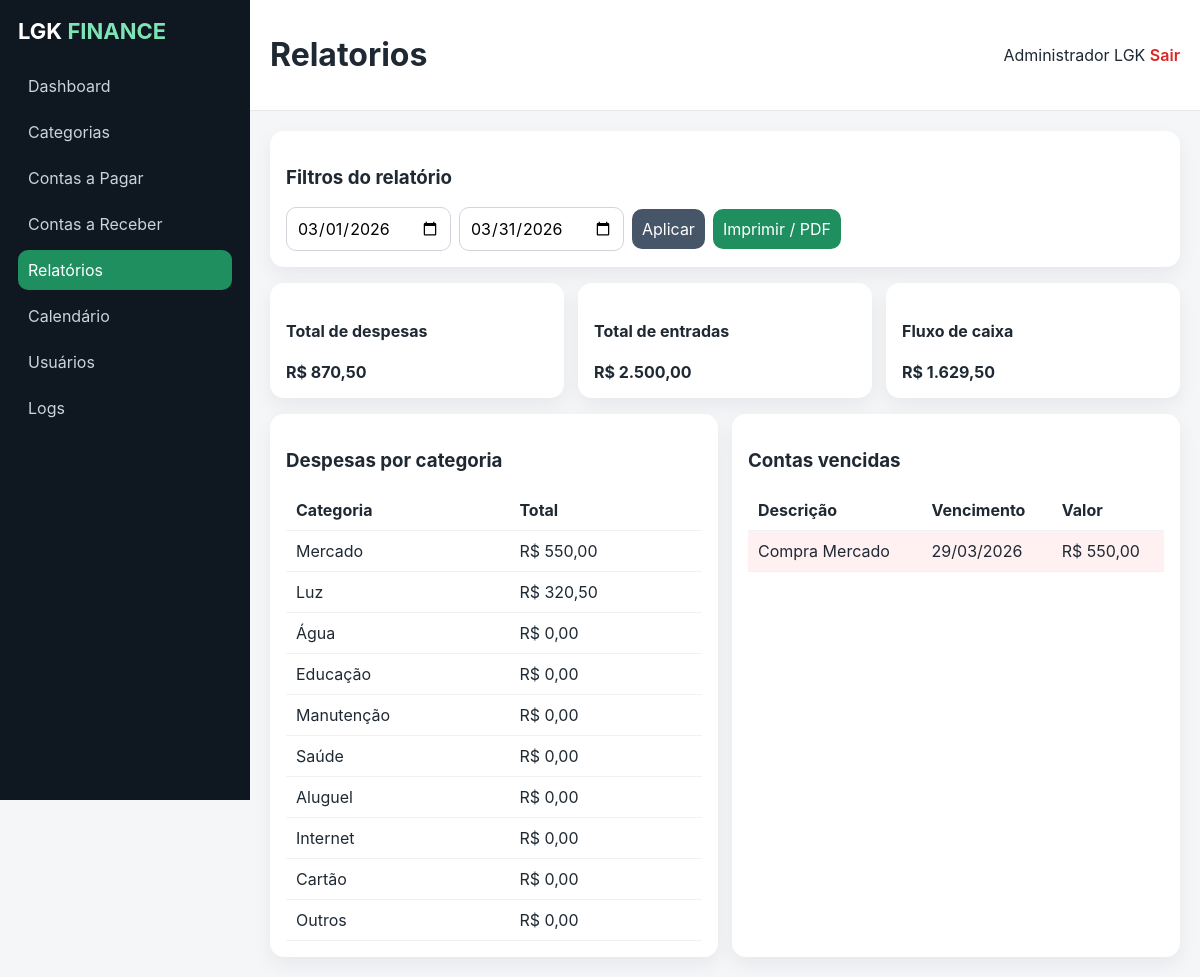
Page /index.php?module=relatorios (signed in) on the committed database.
### tables this page shows
CREATE TABLE contas_pagar (
  id INT AUTO_INCREMENT PRIMARY KEY,
  descricao VARCHAR(180) NOT NULL,
  categoria_id INT,
  responsavel_id INT,
  usuario_lancou_id INT,
  usuario_pagou_id INT NULL,
  valor DECIMAL(12,2) NOT NULL,
  data_vencimento DATE NOT NULL,
  data_pagamento DATE NULL,
  status ENUM('Pendente','Pago','Vencido','Cancelado','Parcelado') NOT NULL DEFAULT 'Pendente',
  observacoes TEXT NULL,
  recorrente TINYINT(1) NOT NULL DEFAULT 0,
  anexo VARCHAR(255) NULL,
  tipo_pagamento VARCHAR(80) NULL,
  numero_parcelas INT NULL,
  created_at TIMESTAMP DEFAULT CURRENT_TIMESTAMP,
  updated_at TIMESTAMP DEFAULT CURRENT_TIMESTAMP ON UPDATE CURRENT_TIMESTAMP,
  CONSTRAINT fk_cp_cat FOREIGN KEY (categoria_id) REFERENCES categorias(id) ON DELETE SET NULL,
  CONSTRAINT fk_cp_resp FOREIGN KEY (responsavel_id) REFERENCES responsaveis(id) ON DELETE SET NULL,
  CONSTRAINT fk_cp_ul FOREIGN KEY (usuario_lancou_id) REFERENCES usuarios(id) ON DELETE SET NULL,
  CONSTRAINT fk_cp_up FOREIGN KEY (usuario_pagou_id) REFERENCES usuarios(id) ON DELETE SET NULL
);

### index.php (called while the page is built, shortened)
<?php
require_once __DIR__ . '/includes/functions.php';
include __DIR__ . '/includes/layout.php';

### includes/functions.php (called while the page is built, shortened)
<?php
function esc(?string $value): string
{
    return htmlspecialchars((string)$value, ENT_QUOTES, 'UTF-8');
}

### modules/relatorios.php (the view, shortened to what this page needs)
<?php
$ini = $_GET['ini'] ?? date('Y-m-01');
$fim = $_GET['fim'] ?? date('Y-m-t');
$cat = $pdo->prepare('SELECT c.nome, COALESCE(SUM(cp.valor),0) total FROM categorias c LEFT JOIN contas_pagar cp ON cp.categoria_id=c.id AND cp.data_vencimento BETWEEN ? AND ? GROUP BY c.id,c.nome ORDER BY total DESC');
$cat->execute([$ini,$fim]);
$cat = $cat->fetchAll();
$entradas = $pdo->prepare("SELECT DATE_FORMAT(data_prevista,'%Y-%m') mes, SUM(valor) entradas FROM contas_receber WHERE data_prevista BETWEEN ? AND ? GROUP BY mes ORDER BY mes");
$entradas->execute([$ini,$fim]);
$entradas = $entradas->fetchAll();
$vencidas = $pdo->query("SELECT descricao, valor, data_vencimento FROM contas_pagar WHERE status IN ('Pendente','Vencido') AND data_vencimento < CURDATE() ORDER BY data_vencimento")->fetchAll();
?>
<div class="card"><h3>Filtros do relatório</h3><form class="filters"><input type="hidden" name="module" value="relatorios"><input type="date" name="ini" value="<?=esc($ini)?>"><input type="date" name="fim" value="<?=esc($fim)?>"><button class="btn-secondary">Aplicar</button><button onclick="window.print();return false;" class="btn-primary">Imprimir / PDF</button></form></div>
<div class="grid cards-3"><article class="card"><h4>Total de despesas</h4><strong>R$ <?=number_format(array_sum(array_column($cat,'total')),2,',','.')?></strong></article><article class="card"><h4>Total de entradas</h4><strong>R$ <?=number_format(array_sum(array_column($entradas,'entradas')),2,',','.')?></strong></article><article class="card"><h4>Fluxo de caixa</h4><strong>R$ <?=number_format(array_sum(array_column($entradas,'entradas')) - array_sum(array_column($cat,'total')),2,',','.')?></strong></article></div>
<div class="grid cols-2"><article class="card"><h3>Despesas por categoria</h3><div class="table-wrap"><table><tr><th>Categoria</th><th>Total</th></tr><?php foreach($cat as $r):?><tr><td><?=esc($r['nome'])?></td><td>R$ <?=number_format($r['total'],2,',','.')?></td></tr><?php endforeach;?></table></div></article><article class="card"><h3>Contas vencidas</h3><div class="table-wrap"><table><tr><th>Descrição</th><th>Vencimento</th><th>Valor</th></tr><?php foreach($vencidas as $v):?><tr class="row-danger"><td><?=esc($v['descricao'])?></td><td><?=date('d/m/Y',strtotime($v['data_vencimento']))?></td><td>R$ <?=number_format($v['valor'],2,',','.')?></td></tr><?php endforeach;?></table></div></article></div>

### assets/css/style.css (style rules this page uses)
:root { --green:#1f8f5f;--green-dark:#166a47;--bg:#f4f6f8;--text:#1f2933;--muted:#6b7280;--danger:#dc2626;--warning:#d97706;--card:#fff; }
* { box-sizing:border-box }
body { margin:0;font-family:Inter,Arial,sans-serif;background:var(--bg);color:var(--text) }
.card { background:var(--card);padding:16px;border-radius:14px;box-shadow:0 8px 20px rgba(15,23,42,.06) }
.grid { display:grid;gap:14px }
.cards-3 { grid-template-columns:repeat(auto-fit,minmax(220px,1fr)) }
.cols-2 { grid-template-columns:repeat(auto-fit,minmax(320px,1fr)) }
.table-wrap { overflow:auto }
table { width:100%;border-collapse:collapse }
th,td { padding:10px;border-bottom:1px solid #edf2f7;text-align:left;white-space:nowrap }
.inline-form,.filters { display:flex;gap:8px;flex-wrap:wrap;align-items:center }
input,select,textarea,button { padding:10px;border:1px solid #d1d5db;border-radius:10px;font:inherit }
button { cursor:pointer }
.btn-primary,.btn-secondary,.btn-danger,.btn-success { border:none;color:#fff }
.btn-primary { background:var(--green) }
.btn-secondary { background:#475569 }
.row-danger { background:#fff1f2!important }

### rows in the picture
contas_pagar: descricao "Compra Mercado", data_vencimento "29/03/2026", valor "550,00"

### other values in the picture
$label "Dashboard"
$label "Categorias"
$label "Contas a Pagar"
$label "Contas a Receber"
$label "Relatórios"
$label "Calendário"
$label "Usuários"
$label "Logs"
str_replace('_', ' ', $_GET['module'] ?? 'dashboard') "Relatorios"
$_SESSION['user']['nome'] "Administrador LGK"
array_sum(array_column($cat,'total')) "870,50"
array_sum(array_column($entradas,'entradas')) "2.500,00"
$r['nome'] "Mercado"
$r['total'] "550,00"
$r['nome'] "Luz"
